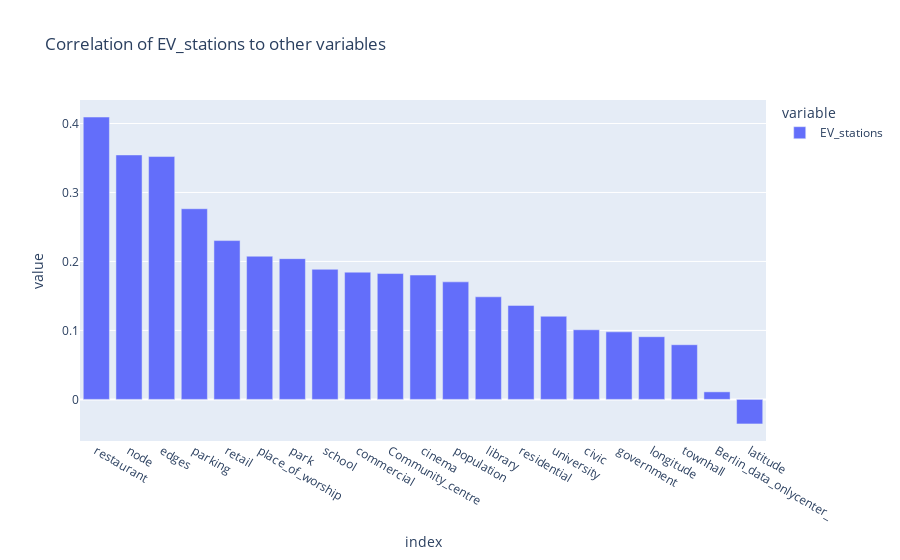

Notebook code for this chart:
### Code cell
#@title Plot: Correlation of EV_stations to other variables
fig = px.bar(corr_df.corr()['EV_stations'].drop('EV_stations').sort_values(ascending=False), title="Correlation of EV_stations to other variables")
fig.show()

### Figure 1 — Plotly figure (JSON) as saved in the notebook; plotly's stock layout.template omitted (floating-point values rounded to 4 significant figures)
{"data": [{"alignmentgroup": "True", "hovertemplate": "variable=EV_stations<br>index=%{x}<br>value=%{y}<extra></extra>", "legendgroup": "EV_stations", "marker": {"color": "#636efa", "pattern": {"shape": ""}}, "name": "EV_stations", "offsetgroup": "EV_stations", "orientation": "v", "showlegend": true, "textposition": "auto", "type": "bar", "x": ["restaurant", "node", "edges", "parking", "retail", "place_of_worship", "park", "school", "commercial", "Community_centre", "cinema", "population", "library", "residential", "university", "civic", "government", "longitude", "townhall", "Berlin_data_onlycenter_", "latitude"], "xaxis": "x", "y": [0.4094, 0.3544, 0.3521, 0.2764, 0.2302, 0.2076, 0.204, 0.1886, 0.1844, 0.1824, 0.1802, 0.1704, 0.1487, 0.1363, 0.1205, 0.1009, 0.09792, 0.09086, 0.07925, 0.01091, -0.03563], "yaxis": "y"}], "layout": {"barmode": "relative", "legend": {"title": {"text": "variable"}, "tracegroupgap": 0}, "title": {"text": "Correlation of EV_stations to other variables"}, "xaxis": {"anchor": "y", "domain": [0, 1], "title": {"text": "index"}}, "yaxis": {"anchor": "x", "domain": [0, 1], "title": {"text": "value"}}}}
